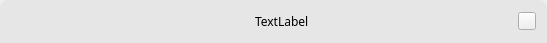
<?xml version="1.0" encoding="UTF-8"?>
<ui version="4.0">
 <class>DialogTitleBarClass</class>
 <widget class="QWidget" name="DialogTitleBarClass">
  <property name="geometry">
   <rect>
    <x>0</x>
    <y>0</y>
    <width>547</width>
    <height>43</height>
   </rect>
  </property>
  <property name="windowTitle">
   <string>DialogTitleBar</string>
  </property>
  <property name="styleSheet">
   <string notr="true">QWidget
{
background: &quot;transparent&quot;;
}

QWidget#widget
{
background: #E6E6E6;
border-top-left-radius:8px;
border-top-right-radius:8px;
box-shadow: inset 0px 1px 0px rgba(255, 255, 255, 0.25), inset 0px -1px 0px rgba(0, 0, 0, 0.25);
}</string>
  </property>
  <layout class="QGridLayout" name="gridLayout">
   <property name="leftMargin">
    <number>0</number>
   </property>
   <property name="topMargin">
    <number>0</number>
   </property>
   <property name="rightMargin">
    <number>0</number>
   </property>
   <property name="bottomMargin">
    <number>0</number>
   </property>
   <item row="0" column="0">
    <widget class="QWidget" name="widget" native="true">
     <property name="styleSheet">
      <string notr="true"/>
     </property>
     <layout class="QHBoxLayout" name="horizontalLayout">
      <property name="topMargin">
       <number>2</number>
      </property>
      <property name="bottomMargin">
       <number>2</number>
      </property>
      <item>
       <widget class="QLabel" name="label">
        <property name="minimumSize">
         <size>
          <width>35</width>
          <height>35</height>
         </size>
        </property>
        <property name="maximumSize">
         <size>
          <width>35</width>
          <height>35</height>
         </size>
        </property>
        <property name="text">
         <string/>
        </property>
       </widget>
      </item>
      <item>
       <spacer name="horizontalSpacer">
        <property name="orientation">
         <enum>Qt::Horizontal</enum>
        </property>
        <property name="sizeHint" stdset="0">
         <size>
          <width>204</width>
          <height>20</height>
         </size>
        </property>
       </spacer>
      </item>
      <item>
       <widget class="QLabel" name="label_Title">
        <property name="font">
         <font>
          <family>楷体</family>
          <pointsize>9</pointsize>
         </font>
        </property>
        <property name="text">
         <string>TextLabel</string>
        </property>
       </widget>
      </item>
      <item>
       <spacer name="horizontalSpacer_2">
        <property name="orientation">
         <enum>Qt::Horizontal</enum>
        </property>
        <property name="sizeHint" stdset="0">
         <size>
          <width>204</width>
          <height>20</height>
         </size>
        </property>
       </spacer>
      </item>
      <item>
       <widget class="QPushButton" name="btn_Close">
        <property name="minimumSize">
         <size>
          <width>18</width>
          <height>18</height>
         </size>
        </property>
        <property name="maximumSize">
         <size>
          <width>18</width>
          <height>18</height>
         </size>
        </property>
        <property name="styleSheet">
         <string notr="true">
QPushButton
{
	border-image:url(&quot;:/DynamicWidget/Resource/TitterClose.png&quot;);	
}
QPushButton:hover
{
	border-image:url(&quot;:/DynamicWidget/Resource/TitterClose.png&quot;);
	background-color:#ADADAD;
}
QPushButton:pressed
{
	border-image:url(&quot;:/DynamicWidget/Resource/TitterClose.png&quot;);
	background-color:#949494;
}</string>
        </property>
        <property name="text">
         <string/>
        </property>
       </widget>
      </item>
     </layout>
    </widget>
   </item>
  </layout>
 </widget>
 <layoutdefault spacing="6" margin="11"/>
 <resources/>
 <connections/>
</ui>
